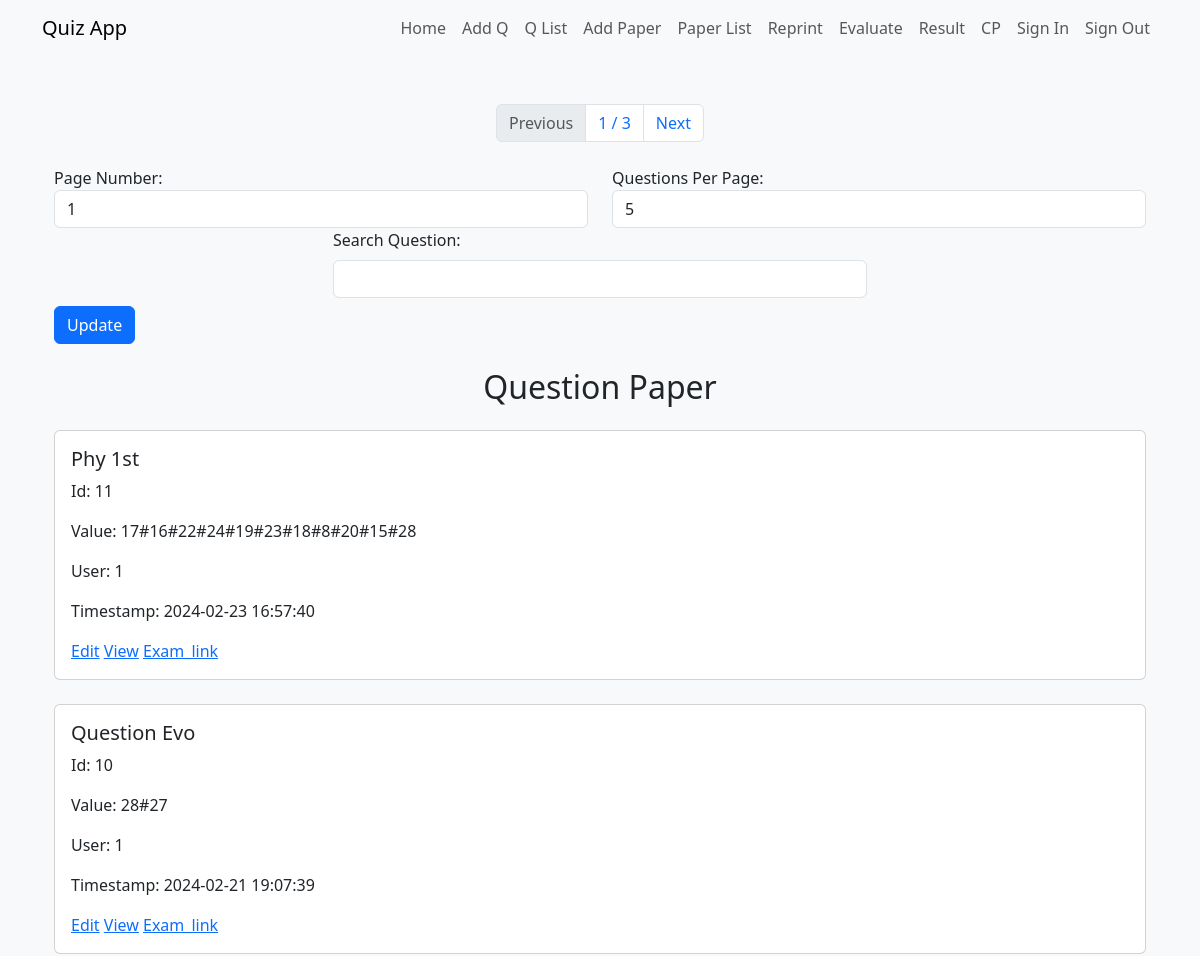
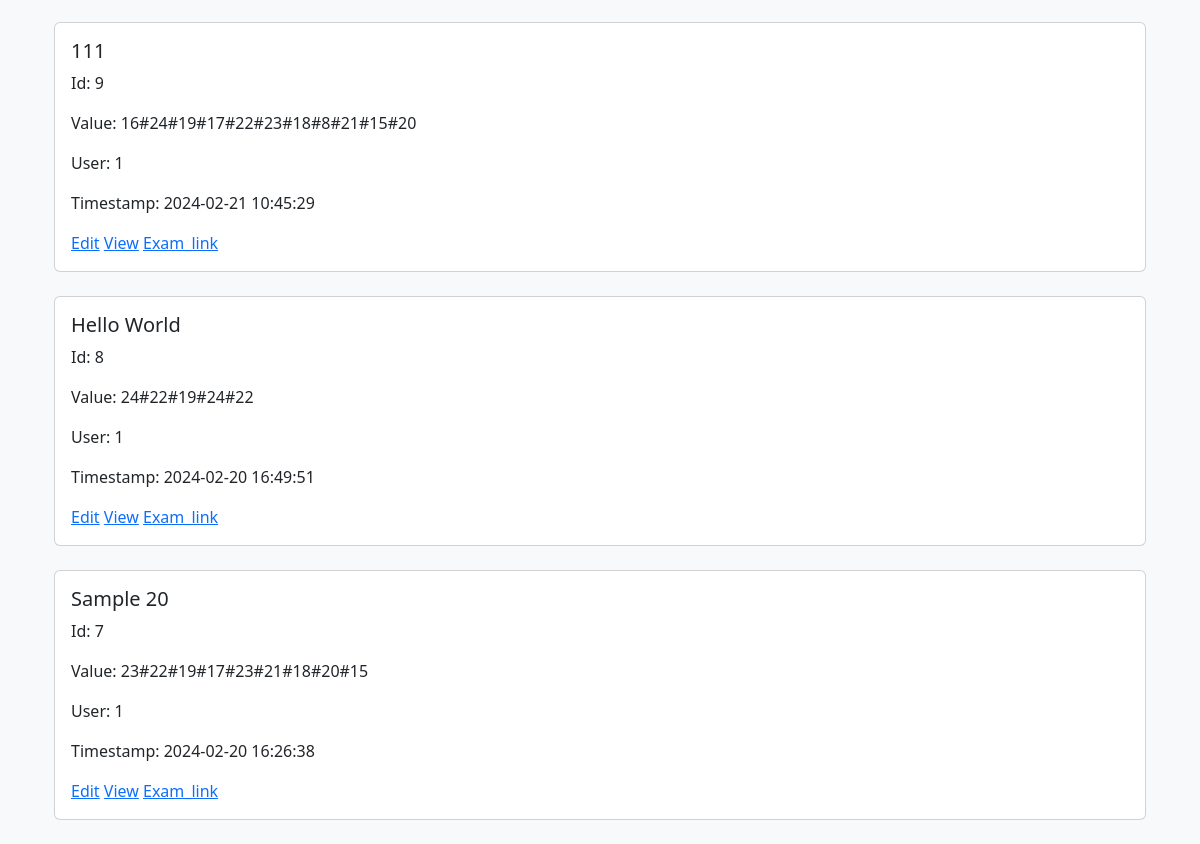
Screenshot of /index.php?pagename=view_question_paper_nav (signed in) with the database file from the repository (2 pictures, top to bottom).
### tables this page shows
CREATE TABLE IF NOT EXISTS `question_papers` (
  `id` int NOT NULL AUTO_INCREMENT,
  `title` text NOT NULL,
  `value` text NOT NULL,
  `user` int NOT NULL,
  `timestamp` timestamp NOT NULL DEFAULT CURRENT_TIMESTAMP,
  PRIMARY KEY (`id`)
);

### functions.php (the view, shortened to what this page needs)
<?php
function viewQuestionPapernav(){
    global $conn;
    $currentPage = isset($_GET['page_num']) ?  htmlspecialchars ($_GET['page_num']) : 1;
    $questionsPerPage = isset($_GET['per_page']) ?  htmlspecialchars ($_GET['per_page']) : 5;
    $searchTitle = isset($_GET['search']) ?  htmlspecialchars ($_GET['search']) : '';
    $offset = ($currentPage - 1) * $questionsPerPage;
    $whereCondition = "";
    $sql = "SELECT SQL_CALC_FOUND_ROWS *
            FROM question_papers
            $whereCondition
            ORDER BY timestamp DESC
            LIMIT ?, ?";
    $stmt = $conn->prepare($sql);
    $stmt->bind_param("ii", $offset, $questionsPerPage);
    $stmt->execute();
    $result = $stmt->get_result();
    $foundRowsResult = $conn->query("SELECT FOUND_ROWS() AS total");
    $totalCountRow = $foundRowsResult->fetch_assoc();
    $totalCount = $totalCountRow['total'];
    $totalPages = ceil($totalCount / $questionsPerPage);
    echo "<div class='container text-center mt-4'>";
    echo "<nav aria-label='Page navigation'>";
    echo "<ul class='pagination justify-content-center'>";
    echo "<li class='page-item'>";
    if ($currentPage > 1) {
        echo "<a class='page-link' href='?page_num=" . ($currentPage - 1) . "&pagename=view_question_paper_nav&per_page=$questionsPerPage&search=$searchTitle'>Previous</a>";
    } else {
        echo "<span class='page-link disabled'>Previous</span>";
    }
    echo "</li>";
    echo "<li class='page-item'><span class='page-link'>$currentPage / $totalPages</span></li>";
    echo "<li class='page-item'>";
    if ($currentPage < $totalPages) {
        echo "<a class='page-link' href='?page_num=" . ($currentPage + 1) . "&pagename=view_question_paper_nav&per_page=$questionsPerPage&search=$searchTitle'>Next</a>";
    } else {
        echo "<span class='page-link disabled'>Next</span>";
    }
    echo "</li>";
    echo "</ul>";
    echo "</nav>";
    echo "</div>";
 $Search = isset($_GET['search'])? htmlspecialchars($_GET['search']): "";
	echo "<div class='container mt-4'>";
echo "<form method='get' action='".$_SERVER['PHP_SELF']."' class='row justify-content-center'>";
echo "<div class='col-md-6 form-group'>";
echo "<label for='pageNumber'>Page Number:</label>";
$totalPages = $totalPages ==0 ? 1 : $totalPages ;
$currentPage  = $totalPages ==0 ? 1: $currentPage;
echo "<input type='number' id='pageNumber' name='page_num' value='$currentPage' class='form-control' min='1' max='$totalPages'>";
echo "</div>";
echo "<div class='col-md-6 form-group'>";
echo "<label for='questionsPerPage'>Questions Per Page:</label>";
echo "<input type='number' id='questionsPerPage' name='per_page' value='$questionsPerPage' class='form-control' min='1'>";
echo "</div>";
echo "<div class='col-md-6 form-group'>";
echo "<label for='searchQuestion'>Search Question:</label>";
echo "<input type='text' id='searchQuestion' name='search' value='$Search' class='form-control'>";
echo "</div>";
echo "<div class='col-md-12 form-group'>";
echo "<button type='submit' class='btn btn-primary'>Update</button>";
echo "</div>";
echo "</form>";
echo "</div>";
    if ($result->num_rows > 0) {
        echo "<div class='container mt-4'>";
        echo "<h2 class='text-center mb-4'>Question Paper</h2>";
        while ($row = $result->fetch_assoc()) {
            $paper_id = $row['id'];
            $paperTitle = $row['title'];
            $paperValue = $row['value'];
            $paperUser = $row['user'];
            $paperTimestamp = $row['timestamp'];
            echo "<div class='card mb-4'>";
            echo "<div class='card-body'>";
            echo "<h5 class='card-title'>$paperTitle</h5>";
            echo "<p class='card-text'>Id: $paper_id</p>";
            echo "<p class='card-text'>Value: $paperValue</p>";
            echo "<p class='card-text'>User: $paperUser</p>";
            echo "<p class='card-text'>Timestamp: $paperTimestamp</p>";
            echo "<a href='index.php?pagename=question_maker&paper_id=$paper_id'>Edit</a>";
            echo " <a href='index.php?pagename=reprint&paper_id=$paper_id'>View</a>";
            echo " <a href='index.php?pagename=evaluate&paper_id=$paper_id'>Exam_link</a>";
            echo "</div>";
            echo "</div>";
        }
        echo "</div>";
    } else {
        echo "<p class='text-center mt-5'>No questions found.</p>";
    }
}

### config.php (style rules this page uses)
body { background-color: #f8f9fa; }
input[type="text"], input[type="password"], textarea { margin-top: 0.5rem !important; margin-bottom: 0.5rem !important; }

### rows the page displays
question_papers: title "Phy 1st", id "11", value "17#16#22#24#19#23#18#8#20#15#28", user "1", timestamp "2024-02-23 16:57:40"
question_papers: title "Question Evo", id "10", value "28#27", user "1", timestamp "2024-02-21 19:07:39"
question_papers: title "111", id "9", value "16#24#19#17#22#23#18#8#21#15#20", user "1", timestamp "2024-02-21 10:45:29"
question_papers: title "Hello World", id "8", value "24#22#19#24#22", user "1", timestamp "2024-02-20 16:49:51"
question_papers: title "Sample 20", id "7", value "23#22#19#17#23#21#18#20#15", user "1", timestamp "2024-02-20 16:26:38"

### other values shown
$pageData[1] "Home"
$pageData[1] "Add Q"
$pageData[1] "Q List"
$pageData[1] "Add Paper"
$pageData[1] "Paper List"
$pageData[1] "Reprint"
$pageData[1] "Evaluate"
$pageData[1] "Result"
$pageData[1] "CP"
$pageData[1] "Sign In"
$pageData[1] "Sign Out"
$currentPage "1"
$totalPages "3"
